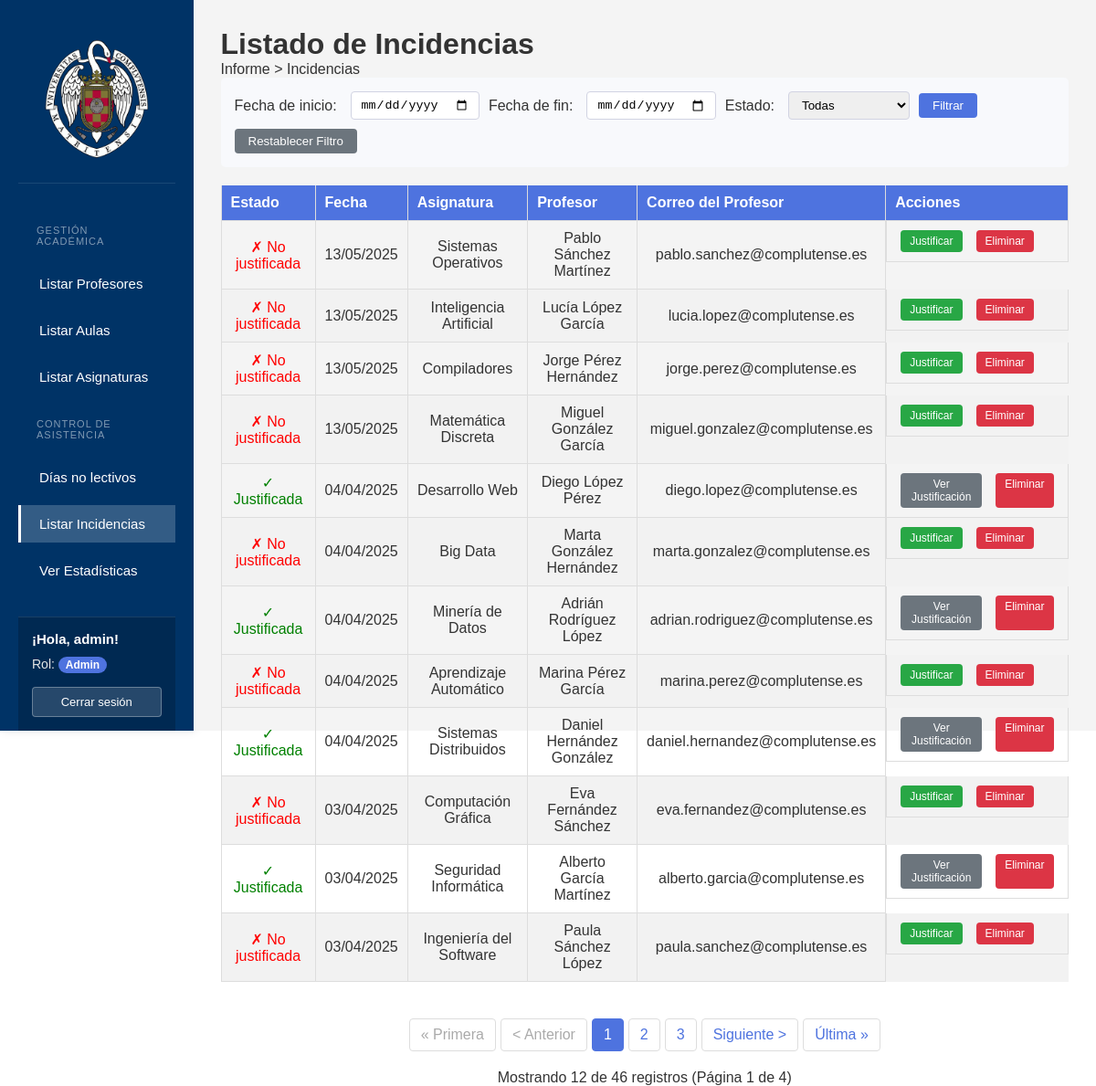
Screenshot of /ListadoIncidencias.php (signed in) with the database file from the repository.
### tables this page shows
CREATE TABLE `incidencias` (
  `id` int NOT NULL,
  `asistencia_id` int NOT NULL,
  `justificada` tinyint(1) NOT NULL,
  `descripcion` text,
  `fecha_incidencia` datetime DEFAULT CURRENT_TIMESTAMP
);

CREATE TABLE `asignaturas` (
  `id` int NOT NULL,
  `profesor_id` int NOT NULL,
  `aula_id` int NOT NULL,
  `nombre_asignatura` varchar(100) NOT NULL,
  `grupo` varchar(10) DEFAULT NULL
);

CREATE TABLE `profesores` (
  `id` int NOT NULL,
  `nombre` varchar(50) NOT NULL,
  `apellidos` varchar(100) NOT NULL,
  `identificador` varchar(50) DEFAULT NULL,
  `CorreoPropio` varchar(100) DEFAULT NULL,
  `departamento_id` int DEFAULT NULL
);

### www/ListadoIncidencias.php (the view, shortened to what this page needs)
<!DOCTYPE html>
<html lang="es">
<head>
    <link rel="stylesheet" href="styles.css">
</head>
<body>
    <?php include("php/sidebar.php"); ?>
    <div class="main-content">
        <h1>Listado de Incidencias</h1>
        <p>Informe > Incidencias</p>
        <form id="filter-form" method="GET" action="" class="filter-form">
            <label for="inicio">Fecha de inicio:</label>
            <input type="date" id="inicio" name="inicio"
                   value="<?php echo isset($_GET['inicio']) ? htmlspecialchars($_GET['inicio']) : ''; ?>">
            <label for="fin">Fecha de fin:</label>
            <input type="date" id="fin" name="fin"
                   value="<?php echo isset($_GET['fin']) ? htmlspecialchars($_GET['fin']) : ''; ?>">
            <label for="justificada">Estado:</label>
            <select id="justificada" name="justificada">
                <option value="">Todas</option>
            </select>
            <button type="submit">Filtrar</button>
            <button type="button" onclick="window.location.href='ListadoIncidencias.php'">Restablecer Filtro</button>
        </form>
        <div class="table-container">
            <table class="incidencias-table">
                <thead>
                    <tr>
                        <th>Estado</th>
                        <th>Fecha</th>
                        <th>Asignatura</th>
                        <th>Profesor</th>
                        <th>Correo del Profesor</th>
                        <th>Acciones</th>
                    </tr>
                </thead>
                <tbody>
                    <?php
                    include("php/conexion.php");
                    $registros_por_pagina = 12;
                    $pagina_actual = isset($_GET['pagina']) ? intval($_GET['pagina']) : 1;
                    $offset = ($pagina_actual - 1) * $registros_por_pagina;
                    $conditions = [];
                    $params = [];
                    $types = "";
                    $where = count($conditions) > 0 ? "WHERE " . implode(" AND ", $conditions) : "";
                    $query_count = "
                        SELECT COUNT(*) as total
                        FROM incidencias i
                        JOIN asistencias s ON i.asistencia_id = s.id
                        JOIN asignaturas a ON s.asignatura_id = a.id
                        JOIN profesores p ON a.profesor_id = p.id
                        $where";
                    $stmt_count = $conn->prepare($query_count);
                    $stmt_count->execute();
                    $result_count = $stmt_count->get_result();
                    $row_count = $result_count->fetch_assoc();
                    $total_registros = $row_count['total'];
                    $total_paginas = ceil($total_registros / $registros_por_pagina);
                    $query = "
                        SELECT i.id, DATE_FORMAT(i.fecha_incidencia, '%d/%m/%Y') AS fecha_formateada,
                               i.fecha_incidencia, a.nombre_asignatura,
                               CONCAT(p.nombre, ' ', p.apellidos) AS profesor, p.CorreoPropio AS correo_profesor,
                               i.justificada, i.descripcion
                        FROM incidencias i
                        JOIN asistencias s ON i.asistencia_id = s.id
                        JOIN asignaturas a ON s.asignatura_id = a.id
                        JOIN profesores p ON a.profesor_id = p.id
                        $where
                        ORDER BY i.fecha_incidencia DESC
                        LIMIT ? OFFSET ?";
                    $params[] = $registros_por_pagina;
                    $params[] = $offset;
                    $types .= "ii";
                    $stmt = $conn->prepare($query);
                    if (!empty($params)) {
                        $stmt->bind_param($types, ...$params);
                    }
                    $stmt->execute();
                    $result = $stmt->get_result();
                    if ($result && $result->num_rows > 0) {
                        while ($row = $result->fetch_assoc()) {
                            echo "<tr>";
                            echo "<td>" . ($row['justificada'] ? '<span style="color:green;">✓ Justificada</span>' : '<span style="color:red;">✗ No justificada</span>') . "</td>";
                            echo "<td>" . htmlspecialchars($row['fecha_formateada']) . "</td>";
                            echo "<td>" . htmlspecialchars($row['nombre_asignatura']) . "</td>";
                            echo "<td>" . htmlspecialchars($row['profesor']) . "</td>";
                            echo "<td>" . htmlspecialchars($row['correo_profesor']) . "</td>";
                            echo "<td class='action-buttons'>";
                            if (!$row['justificada']) {
                                if (in_array($_SESSION['rol'], ['admin', 'editor'])) {
                                    echo "<button class='justify-btn' onclick='mostrarPopup(" . htmlspecialchars($row['id']) . ")'>Justificar</button>";
                                }
                            } else {
                                echo "<button class='view-btn' onclick='mostrarDescripcion(" . htmlspecialchars($row['id']) . ", \"" . htmlspecialchars(addslashes($row['descripcion'])) . "\")'>Ver Justificación</button>";
                            }
                            if ($_SESSION['rol'] === 'admin') {
                                echo "<a href='php/EliminarIncidencia.php?id=" . htmlspecialchars($row['id']) . "' class='delete-btn' onclick='return confirm(\"¿Seguro que deseas eliminar esta incidencia?\")'>Eliminar</a>";
                            }
                            echo "</td>";
                            echo "</tr>";
                        }
                    } else {
                        echo "<tr><td colspan='6'>No se encontraron incidencias que coincidan con los criterios de búsqueda.</td></tr>";
                    }
                    ?>
                </tbody>
            </table>
        </div>
        <?php if ($total_registros > 0): ?>
        <div class="pagination">
            <?php
            $url_params = [];
            $url_base = "ListadoIncidencias.php?" . implode("&", $url_params);
            $url_base .= !empty($url_params) ? "&" : "";
            if ($pagina_actual > 1) {
                echo "<a href='{$url_base}pagina=1'>&laquo; Primera</a>";
                echo "<a href='{$url_base}pagina=" . ($pagina_actual - 1) . "'>&lt; Anterior</a>";
            } else {
                echo "<span class='disabled'>&laquo; Primera</span>";
                echo "<span class='disabled'>&lt; Anterior</span>";
            }
            $rango = 2;
            for ($i = max(1, $pagina_actual - $rango); $i <= min($total_paginas, $pagina_actual + $rango); $i++) {
                if ($i == $pagina_actual) {
                    echo "<span class='active'>{$i}</span>";
                } else {
                    echo "<a href='{$url_base}pagina={$i}'>{$i}</a>";
                }
            }
            if ($pagina_actual < $total_paginas) {
                echo "<a href='{$url_base}pagina=" . ($pagina_actual + 1) . "'>Siguiente &gt;</a>";
                echo "<a href='{$url_base}pagina={$total_paginas}'>Última &raquo;</a>";
            } else {
                echo "<span class='disabled'>Siguiente &gt;</span>";
                echo "<span class='disabled'>Última &raquo;</span>";
            }
            ?>
        </div>
        <p style="text-align: center;">
            Mostrando <?php echo min($registros_por_pagina, $result->num_rows); ?> de <?php echo $total_registros; ?> registros
            (Página <?php echo $pagina_actual; ?> de <?php echo $total_paginas; ?>)
        </p>
        <?php endif; ?>
    </div>
</body>
</html>

### www/php/sidebar.php (shortened to what this page needs)
<aside class="sidebar">
    <div class="logo">
        <a href="index.php">
            <img src="img/logo.png" alt="Logo Universidad Complutense">
        </a>
    </div>
    <nav class="sidebar-nav">
        <div class="menu-section-title">Gestión Académica</div>
        <ul>
            <li>
                <a href="ListadoProfesores.php" class="<?php echo basename($_SERVER['PHP_SELF']) == 'ListadoProfesores.php' ? 'current-page' : ''; ?>">
                    Listar Profesores
                </a>
            </li>
            <li>
                <a href="ListadoAulas.php" class="<?php echo basename($_SERVER['PHP_SELF']) == 'ListadoAulas.php' ? 'current-page' : ''; ?>">
                    Listar Aulas
                </a>
            </li>
            <li>
                <a href="ListadoAsignaturas.php" class="<?php echo basename($_SERVER['PHP_SELF']) == 'ListadoAsignaturas.php' ? 'current-page' : ''; ?>">
                    Listar Asignaturas
                </a>
            </li>
        </ul>
        <div class="menu-section-title">Control de Asistencia</div>
        <ul>
            <li>
                <a href="ListadoNoLectivo.php" class="<?php echo basename($_SERVER['PHP_SELF']) == 'ListadoNoLectivo.php' ? 'current-page' : ''; ?>">
                    Días no lectivos
                </a>
            </li>
            <li>
                <a href="ListadoIncidencias.php" class="<?php echo basename($_SERVER['PHP_SELF']) == 'ListadoIncidencias.php' ? 'current-page' : ''; ?>">
                    Listar Incidencias
                </a>
            </li>
            <li>
                <a href="VerEstadisticas.php" class="<?php echo basename($_SERVER['PHP_SELF']) == 'VerEstadisticas.php' ? 'current-page' : ''; ?>">
                    Ver Estadísticas
                </a>
            </li>
        </ul>
    </nav>
    <div class="user-info">
        <?php if (isset($_SESSION['username'])): ?>
            <p>¡Hola, <?php echo htmlspecialchars($_SESSION['username']); ?>!</p>
            <p>Rol: <span class="user-role"><?php echo htmlspecialchars($_SESSION['rol']); ?></span></p>
            <a href="logout.php" class="logout-btn">Cerrar sesión</a>
        <?php endif; ?>
    </div>
</aside>

### www/styles.css (style rules this page uses)
* { margin: 0; padding: 0; box-sizing: border-box; }
body { font-family: Arial, sans-serif; color: #333; height: 100vh; display: flex; }
.logo img { width: 170px; height: 170px; object-fit: contain; }
.sidebar { background-color: #003366; color: white; width: 250px; padding: 20px; }
.sidebar ul { list-style-type: none; padding: 0; }
.sidebar ul li { margin: 10px 0; }
.sidebar ul li a { color: white; text-decoration: none; }
.main-content { flex-grow: 1; background-color: #f4f4f4; padding: 30px; }
table { width: 100%; border-collapse: collapse; }
table th, table td { text-align: center; padding: 10px; border-bottom: 1px solid #ddd; border-left: 1px solid #ddd; border-right: 1px solid #ddd; }
table th { background-color: #f4f4f4; }
.view-btn, .edit-btn, .delete-btn { background-color: #007bff; color: white; border: none; padding: 5px 10px; margin: 0 5px; border-radius: 5px; cursor: pointer; }
.delete-btn { background-color: #dc3545; }
.justify-btn { background-color: #28a745; color: white; border: none; padding: 5px 10px; margin: 0 5px; border-radius: 5px; cursor: pointer; text-decoration: none; }

### www/ListadoIncidencias.php (style rules this page uses)
.table-container { overflow-x: auto; margin-top: 20px; }
.incidencias-table { width: 100%; border-collapse: collapse; margin-bottom: 20px; }
.incidencias-table th { background-color: #4e73df; color: white; padding: 10px; text-align: left; }
.incidencias-table td { padding: 10px; border-bottom: 1px solid #ddd; }
.incidencias-table tr:nth-child(even) { background-color: #f2f2f2; }
.action-buttons { display: flex; gap: 5px; }
.action-buttons a, .action-buttons button { padding: 5px 10px; text-decoration: none; border: none; border-radius: 4px; cursor: pointer; font-size: 12px; color: white; }
.justify-btn { background-color: #28a745; }
.view-btn { background-color: #6c757d; }
.delete-btn { background-color: #dc3545; }
.filter-form { display: flex; flex-wrap: wrap; gap: 10px; align-items: center; margin-bottom: 20px; padding: 15px; background-color: #f8f9fc; border-radius: 5px; }
.filter-form label { margin-right: 5px; }
.filter-form input, .filter-form select { padding: 6px 10px; border: 1px solid #d1d3e2; border-radius: 4px; }
.filter-form button { padding: 6px 15px; border: none; border-radius: 4px; cursor: pointer; }
.filter-form button[type="submit"] { background-color: #4e73df; color: white; }
.filter-form button[type="button"] { background-color: #6c757d; color: white; }
.pagination { display: flex; justify-content: center; margin: 20px 0; gap: 5px; }
.pagination a, .pagination span { display: inline-block; padding: 8px 12px; text-decoration: none; border: 1px solid #ddd; color: #4e73df; border-radius: 4px; }
.pagination .active { background-color: #4e73df; color: white; border-color: #4e73df; }
.pagination .disabled { color: #aaa; cursor: not-allowed; }

### www/php/sidebar.php (style rules this page uses)
.sidebar { display: flex; flex-direction: column; height: 100%; background-color: #003366; color: white; width: 250px; box-shadow: 2px 0 10px rgba(0, 0, 0, 0.1); }
.logo { text-align: center; padding: 20px 0; border-bottom: 1px solid rgba(255, 255, 255, 0.1); }
.logo img { width: 120px; height: auto; transition: transform 0.3s ease; }
.sidebar-nav { flex: 1; padding: 20px 0; }
.sidebar-nav ul { list-style-type: none; padding: 0; margin: 0; }
.sidebar-nav li { margin: 0; }
.sidebar-nav a { display: block; padding: 12px 20px; color: #e6e6e6; text-decoration: none; transition: all 0.3s ease; border-left: 3px solid transparent; font-size: 15px; }
.user-info { margin-top: auto; padding: 15px; background-color: rgba(0, 0, 0, 0.2); border-top: 1px solid rgba(255, 255, 255, 0.1); }
.user-info p { margin: 0 0 8px 0; font-size: 14px; color: #e6e6e6; }
.user-info p:first-child { font-weight: bold; font-size: 15px; color: white; }
.user-role { display: inline-block; background-color: #4e73df; color: white; font-size: 12px; font-weight: bold; padding: 2px 8px; border-radius: 10px; margin-top: 3px; text-transform: capitalize; }
.logout-btn { display: block; width: 100%; margin-top: 15px; padding: 8px 15px; background-color: rgba(255, 255, 255, 0.15); color: white; text-decoration: none; border-radius: 4px; font-size: 13px; transition: all 0.3s ease; border: 1px solid rgba(255, 255, 255, 0.3); text-align: center; }
.menu-section-title { font-size: 11px; text-transform: uppercase; letter-spacing: 1px; color: rgba(255, 255, 255, 0.5); padding: 10px 20px; margin-top: 15px; }
.current-page { background-color: rgba(255, 255, 255, 0.2); border-left-color: white !important; }

### rows the page displays
incidencias: justificada "✗ No justificada", fecha_formateada "13/05/2025", asignaturas.nombre_asignatura "Sistemas Operativos", profesor "Pablo Sánchez Martínez", profesores.CorreoPropio "pablo.sanchez@complutense.es"
incidencias: justificada "✗ No justificada", fecha_formateada "13/05/2025", asignaturas.nombre_asignatura "Inteligencia Artificial", profesor "Lucía López García", profesores.CorreoPropio "lucia.lopez@complutense.es"
incidencias: justificada "✗ No justificada", fecha_formateada "13/05/2025", asignaturas.nombre_asignatura "Compiladores", profesor "Jorge Pérez Hernández", profesores.CorreoPropio "jorge.perez@complutense.es"
incidencias: justificada "✗ No justificada", fecha_formateada "13/05/2025", asignaturas.nombre_asignatura "Matemática Discreta", profesor "Miguel González García", profesores.CorreoPropio "miguel.gonzalez@complutense.es"
incidencias: justificada "✓ Justificada", fecha_formateada "04/04/2025", asignaturas.nombre_asignatura "Desarrollo Web", profesor "Diego López Pérez", profesores.CorreoPropio "diego.lopez@complutense.es"
incidencias: justificada "✗ No justificada", fecha_formateada "04/04/2025", asignaturas.nombre_asignatura "Big Data", profesor "Marta González Hernández", profesores.CorreoPropio "marta.gonzalez@complutense.es"
incidencias: justificada "✓ Justificada", fecha_formateada "04/04/2025", asignaturas.nombre_asignatura "Minería de Datos", profesor "Adrián Rodríguez López", profesores.CorreoPropio "adrian.rodriguez@complutense.es"
incidencias: justificada "✗ No justificada", fecha_formateada "04/04/2025", asignaturas.nombre_asignatura "Aprendizaje Automático", profesor "Marina Pérez García", profesores.CorreoPropio "marina.perez@complutense.es"
incidencias: justificada "✓ Justificada", fecha_formateada "04/04/2025", asignaturas.nombre_asignatura "Sistemas Distribuidos", profesor "Daniel Hernández González", profesores.CorreoPropio "daniel.hernandez@complutense.es"
incidencias: justificada "✗ No justificada", fecha_formateada "03/04/2025", asignaturas.nombre_asignatura "Computación Gráfica", profesor "Eva Fernández Sánchez", profesores.CorreoPropio "eva.fernandez@complutense.es"
incidencias: justificada "✓ Justificada", fecha_formateada "03/04/2025", asignaturas.nombre_asignatura "Seguridad Informática", profesor "Alberto García Martínez", profesores.CorreoPropio "alberto.garcia@complutense.es"
incidencias: justificada "✗ No justificada", fecha_formateada "03/04/2025", asignaturas.nombre_asignatura "Ingeniería del Software", profesor "Paula Sánchez López", profesores.CorreoPropio "paula.sanchez@complutense.es"

### other values shown
$_SESSION['username'] "admin"
$_SESSION['rol'] "Admin"
min($registros_por_pagina, $result->num_rows) "12"
$total_registros "46"
$pagina_actual "1"
$total_paginas "4"
